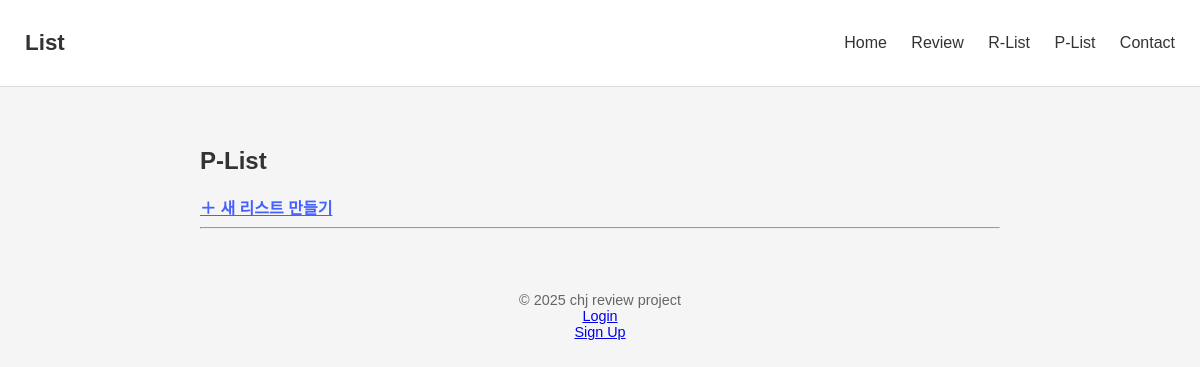
/plist/, run on an earlier commit of the app's database.
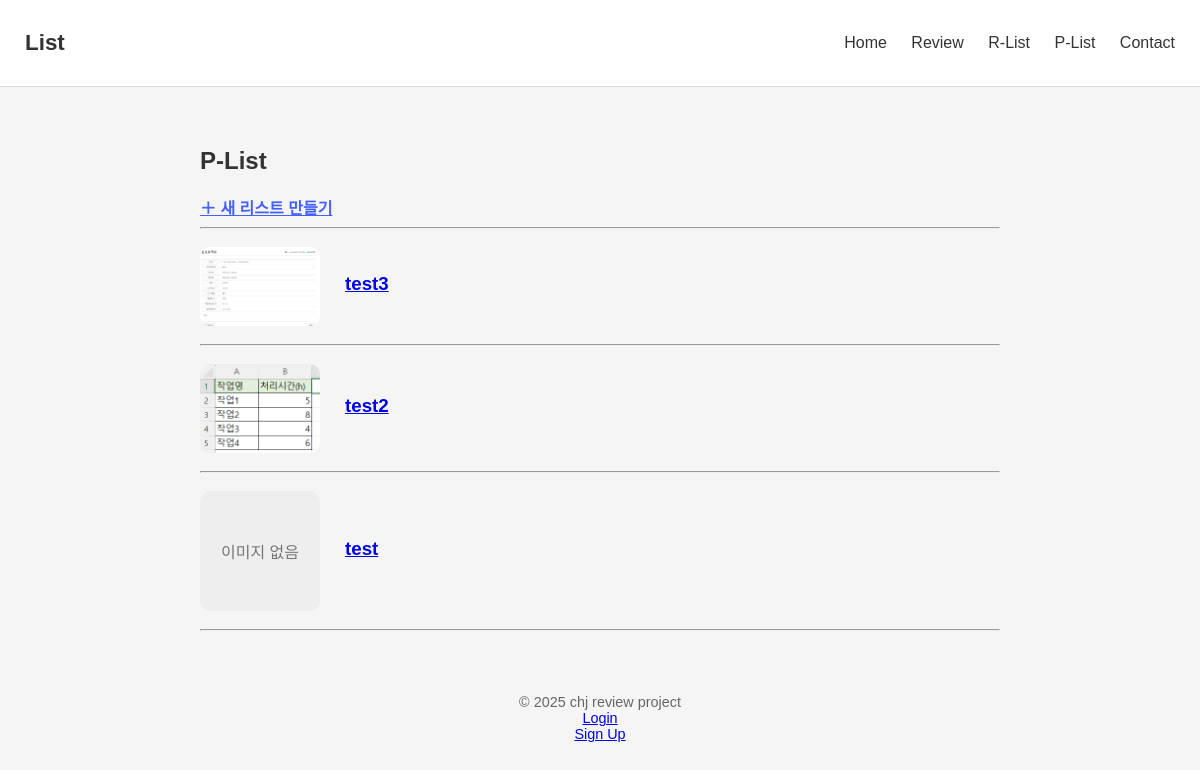
And on a later commit of the database.
### main/models.py (models this page shows, shortened)
class PersonalList(models.Model):
    user = models.ForeignKey(settings.AUTH_USER_MODEL, on_delete=models.CASCADE, null = True, blank = True)
    title = models.CharField(max_length=100)
    cover_image = models.ImageField(upload_to='plist_covers/', blank=True, null=True)
    created_at = models.DateTimeField(auto_now_add=True)
    reviews = models.ManyToManyField(Review, through="PersonalListItem")

### main/views.py (the view)
# urls.py: path('plist/', views.plist_home, name='plist_home'),
def plist_home(request):
    lists = PersonalList.objects.all().order_by('-created_at')
    return render(request, 'main/plist_home.html', {'lists': lists})

### main/templates/main/plist_home.html (shortened to what this page needs)
{% extends "main/base.html" %}
{% block content %}
<h2>P-List</h2>
<a href="{% url 'plist_create' %}" class="btn-create">＋ 새 리스트 만들기</a>
<hr>
{% for plist in lists %}
<div class="plist-card">
    <div class="plist-left">
        {% if plist.cover_image %}
            <img src="{{ plist.cover_image.url }}" class="plist-cover"
            style="width:120px; margin-top: 0; display: block;">
        {% else %}
            <div class="placeholder">이미지 없음</div>
        {% endif %}
    </div>
    <div class="plist-right">
        <h3 style="display:flex; align-items:center; gap:10px;">
            <a href="{% url 'plist_detail' plist.id %}">
                {{ plist.title }}
            </a>
        </h3>
    </div>
</div>
<hr>
{% endfor %}
{% endblock %}

### main/templates/main/base.html (shortened to what this page needs)
{% load static %}
<!DOCTYPE html>
<html lang="ko">
<head>
    <link rel="stylesheet" href="{% static 'main/style.css' %}">
</head>
<body>
<header class="navbar">
    <h1 class="logo"><a href="/" class="logo-link">List</a></h1>
    <nav>
        <a href="/">Home</a>
        <a href="{% url 'review' %}">Review</a>
        <a href="{% url 'review_list' %}">R-List</a>
        <a href="/plist/">P-List</a>
        <a href="/contact/">Contact</a>
    </nav>
</header>
    <main class="content-container">
        {% block content %}
        {% endblock %}
    </main>
    <footer class="footer">
        © 2025 chj review project
        {% if user.is_authenticated %}
            <div class="container">
                <a href="{% url 'logout' %}">Logout</a>
            </div>
        {% else %}
            <div class="container">
                <a href="{% url 'login' %}">Login</a>
            </div>
            <div class="container">
                <a href="{% url 'signup' %}">Sign Up</a>
            </div>
        {% endif %}
    </footer>
</body>
</html>

### main/static/main/style.css (style rules this page uses)
body { margin: 0; padding: 0; background-color: #f5f5f5; font-family: 'Apple SD Gothic Neo', sans-serif; color: #333; }
.navbar { display: flex; justify-content: space-between; align-items: center; background-color: white; padding: 15px 25px; border-bottom: 1px solid #ddd; position: sticky; top: 0; z-index: 100; }
.logo { font-size: 1.4rem; font-weight: bold; }
nav a { margin-left: 20px; text-decoration: none; color: #333; font-weight: 500; }
.content-container { padding: 40px; max-width: 800px; margin: 0 auto; }
.footer { text-align: center; padding: 15px; font-size: 0.9rem; color: #666; }
.logo a { text-decoration: none; color: inherit; }

### main/templates/main/plist_home.html (style rules this page uses)
.plist-card { display: flex; gap: 25px; margin-bottom: 5px; align-items: center; padding: 10px 0; }
.plist-cover { width: 120px; border-radius: 10px; }
.placeholder { width: 120px; height: 120px; background: #eee; border-radius: 10px; display: flex; justify-content: center; align-items: center; color: #777; }
.plist-right h3 { margin: 0 0 5px 0; }
.btn-create { font-weight: bold; color: #4460ff; }

What changed in the data, as far as the page shows it:
added PersonalList: cover_image (picture), title "test3"
added PersonalList: cover_image (picture), title "test2"
added PersonalList: cover_image "이미지 없음", title "test"
